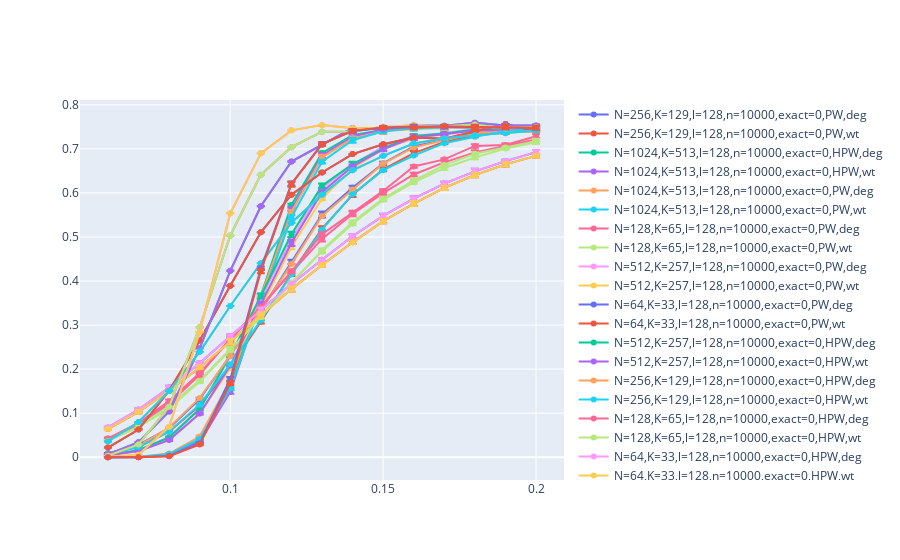

Here is the notebook cell this chart was saved with:
### Code cell
fig = go.Figure()

for x,y in data_dict.items():
    if ('PW' in x):
        fig.add_scatter(x=y[0], y=y[1], error_y=dict(type='data', array=y[2], visible=True), name=x)

fig.show()
fig.write_html("HPW_vs_PW.html")
